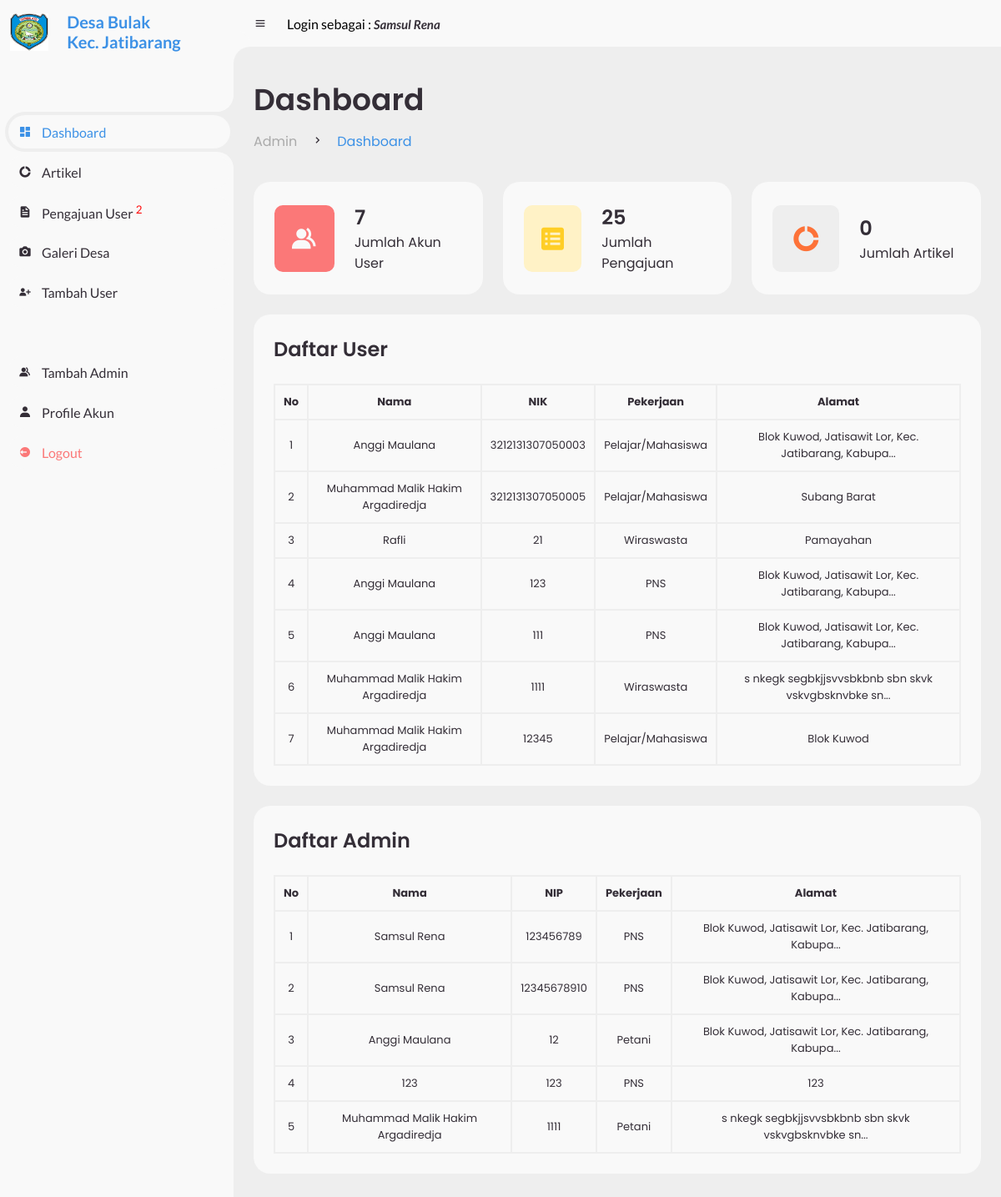
Screenshot of /admin/ (signed in) with the database file from the repository.
### tables this page shows
CREATE TABLE `user` (
  `user_id` int(11) NOT NULL,
  `nama` varchar(255) NOT NULL,
  `nik` varchar(20) NOT NULL,
  `tempat_lahir` varchar(255) NOT NULL,
  `tanggal_lahir` date NOT NULL,
  `jenis_kelamin` varchar(255) NOT NULL,
  `agama` varchar(255) NOT NULL,
  `alamat` varchar(255) NOT NULL,
  `pekerjaan` varchar(255) NOT NULL,
  `pendidikan` varchar(255) NOT NULL,
  `status_pernikahan` varchar(255) NOT NULL,
  `password` varchar(255) NOT NULL
);

### admin/index.php (the view, shortened to what this page needs)
<?php
require '../config/db.php';
$nip = $_SESSION['nip'];
$sql = "SELECT * FROM admin WHERE nip = '$nip'";
$result = mysqli_query($conn, $sql);
$userData = mysqli_fetch_assoc($result);
$displayName = $userData['nama'];
$sql = "SELECT COUNT(*) as total_artikel FROM artikel";
$result = $conn->query($sql);
if ($result->num_rows > 0) {
    $row = $result->fetch_assoc();
    $total_artikel = $row['total_artikel'];
} else {
    $total_artikel = 0;
}
$sql = "SELECT COUNT(*) as total_pengajuan FROM pengajuan";
$result = $conn->query($sql);
if ($result->num_rows > 0) {
    $row = $result->fetch_assoc();
    $total_pengajuan = $row['total_pengajuan'];
} else {
    $total_pengajuan = 0;
}
$sql_users_count = "SELECT COUNT(*) as total_user FROM user";
$result_users_count = $conn->query($sql_users_count);
if ($result_users_count->num_rows > 0) {
    $row_users_count = $result_users_count->fetch_assoc();
    $total_user = $row_users_count['total_user'];
} else {
    $total_user = 0;
}
$sql_users = "SELECT user_id, nama, nik, pekerjaan, alamat FROM user";
$result_users = $conn->query($sql_users);
$sql_admins = "SELECT admin_id, nama, nip, pekerjaan, alamat FROM admin";
$result_admins = $conn->query($sql_admins);
$jumlah_pengajuan_baru = "SELECT COUNT(*) as total_pengajuan_user FROM pengajuan WHERE status = 'Pending'";
$hasil = mysqli_query($conn, $jumlah_pengajuan_baru);
$total_pengajuan_user = 0;
if ($hasil && mysqli_num_rows($hasil) > 0) {
    $row = mysqli_fetch_assoc($hasil);
    $total_pengajuan_user = $row['total_pengajuan_user'];
}
?>
<?php include 'header.php' ?>
<body>
    <section id="sidebar">
        <?php include 'brand.php' ?>
        <ul class="side-menu top">
            <li class="active">
                <a href="#">
                    <i class='bx bxs-dashboard' ></i>
                    <span class="text">Dashboard</span>
                </a>
            </li>
            <li>
                <a href="artikel.php">
                    <i class='bx bxs-doughnut-chart' ></i>
                    <span class="text">Artikel</span>
                </a>
            </li>
            <li>
                <a href="pengajuan_user.php">
                    <i class='bx bxs-file' ></i>
                    <span class="text">Pengajuan User
                        <?php if ($total_pengajuan_user > 0): ?>
                            <sup><?php echo $total_pengajuan_user; ?></sup>
                        <?php endif; ?>
                    </span>
                </a>
            </li>
            <li>
                <a href="galeri.php">
                    <i class='bx bxs-camera' ></i>
                    <span class="text">Galeri Desa</span>
                </a>
            </li>
            <li>
                <a href="tambah_user.php">
                    <i class='bx bxs-user-plus' ></i>
                    <span class="text">Tambah User</span>
                </a>
            </li>
        </ul>
        <ul class="side-menu">
            <li>
                <a href="tambah_admin.php">
                    <i class='bx bxs-group' ></i>
                    <span class="text">Tambah Admin</span>
                </a>
            </li>
            <li>
                <a href="profile_akun.php">
                    <i class='bx bxs-user' ></i>
                    <span class="text">Profile Akun</span>
                </a>
            </li>
            <li>
                <a href="logout.php" class="logout">
                    <i class='bx bxs-log-out-circle' ></i>
                    <span class="text">Logout</span>
                </a>
            </li>
        </ul>
    </section>
    <section id="content">
        <?php include 'navbar.php' ?>
        <main>
            <div class="head-title">
                <div class="left">
                    <h1>Dashboard</h1>
                    <ul class="breadcrumb">
                        <li>
                            <a href="index.php">Admin</a>
                        </li>
                        <li><i class='bx bx-chevron-right' ></i></li>
                        <li>
                            <a class="active" href="index.php">Dashboard</a>
                        </li>
                    </ul>
                </div>
            </div>
            <ul class="box-info">
                <li>
                    <i class='bx bxs-group' ></i>
                    <span class="text">
                        <h3><?php echo $total_user; ?></h3>
                        <p>Jumlah Akun User</p>
                    </span>
                </li>
                <li>
                    <i class='bx bxs-spreadsheet' ></i>
                    <span class="text">
                        <h3><?php echo $total_pengajuan ?></h3>
                        <p>Jumlah Pengajuan</p>
                    </span>
                </li>
                <li>
                    <i class='bx bxs-doughnut-chart' ></i>
                    <span class="text">
                    <h3><?php echo $total_artikel; ?></h3>
                        <p>Jumlah Artikel</p>
                    </span>
                </li>
            </ul>
            <div class="table-data">
                <div class="order">
                    <div class="head">
                        <h3>Daftar User</h3>
                    </div>
                    <table>
                        <thead>
                            <tr>
                                <th>No</th>
                                <th>Nama</th>
                                <th>NIK</th>
                                <th>Pekerjaan</th>
                                <th>Alamat</th>
                            </tr>
                        </thead>
                        <tbody>
                            <?php
                            if ($result_users->num_rows > 0) {
                                $no = 1;
                                while($row = $result_users->fetch_assoc()) {
                                    $alamat = isset($row['alamat']) ? $row['alamat'] : '';
                                    if (strlen($alamat) > 50) {
                                        $alamat = substr($alamat, 0, 50) . '...';
                                    }
                                    echo "<tr>";
                                    echo "<td>" . $no++ . "</td>";
                                    echo "<td><p>" . htmlspecialchars($row["nama"]) . "</p></td>";
                                    echo "<td>" . htmlspecialchars($row["nik"]) . "</td>";
                                    echo "<td>" . htmlspecialchars($row["pekerjaan"]) . "</td>";
                                    echo "<td>" . htmlspecialchars($alamat) . "</td>";
                                    echo "</tr>";
                                }
                            } else {
                                echo "<tr><td colspan='5'>No data available</td></tr>";
                            }
                            ?>
                        </tbody>
                    </table>
                </div>
            </div>
            <div class="table-data">
                <div class="order">
                    <div class="head">
                        <h3>Daftar Admin</h3>
                    </div>
                    <table>
                        <thead>
                            <tr>
                                <th>No</th>
                                <th>Nama</th>
                                <th>NIP</th>
                                <th>Pekerjaan</th>
                                <th>Alamat</th>
                            </tr>
                        </thead>
                        <tbody>
                            <?php
                            if ($result_admins->num_rows > 0) {
                                $no = 1;
                                while($row = $result_admins->fetch_assoc()) {
                                    $alamat = isset($row['alamat']) ? $row['alamat'] : '';
                                    if (strlen($alamat) > 50) {
                                        $alamat = substr($alamat, 0, 50) . '...';
                                    }
                                    echo "<tr>";
                                    echo "<td>" . $no++ . "</td>";
                                    echo "<td><p>" . htmlspecialchars($row["nama"]) . "</p></td>";
                                    echo "<td>" . htmlspecialchars($row["nip"]) . "</td>";
                                    echo "<td>" . htmlspecialchars($row["pekerjaan"]) . "</td>";
                                    echo "<td>" . htmlspecialchars($alamat) . "</td>";
                                    echo "</tr>";
                                }
                            } else {
                                echo "<tr><td colspan='5'>No data available</td></tr>";
                            }
                            ?>
                        </tbody>
                    </table>
                </div>
            </div>
        </main>
    </section>
</body>
</html>

### admin/navbar.php (shortened to what this page needs)
<nav>
    <i class='bx bx-menu'></i>
    <p>Login sebagai : <a href="#" class="nav-link"><i><?php echo htmlspecialchars($displayName, ENT_QUOTES, 'UTF-8'); ?></i></a></p>
</nav>

### rows the page displays
user: nama "Anggi Maulana", nik "3212131307050003", pekerjaan "Pelajar/Mahasiswa", alamat "Blok Kuwod, Jatisawit Lor, Kec. Jatibarang, Kabupa..."
user: nama "Muhammad Malik Hakim Argadiredja", nik "3212131307050005", pekerjaan "Pelajar/Mahasiswa", alamat "Subang Barat"
user: nama "Rafli", nik "21", pekerjaan "Wiraswasta", alamat "Pamayahan"
user: nama "Anggi Maulana", nik "123", pekerjaan "PNS", alamat "Blok Kuwod, Jatisawit Lor, Kec. Jatibarang, Kabupa..."
user: nama "Anggi Maulana", nik "111", pekerjaan "PNS", alamat "Blok Kuwod, Jatisawit Lor, Kec. Jatibarang, Kabupa..."
user: nama "Muhammad Malik Hakim Argadiredja", nik "1111", pekerjaan "Wiraswasta", alamat "s nkegk segbkjjsvvsbkbnb sbn skvk vskvgbsknvbke sn..."
user: nama "Muhammad Malik Hakim Argadiredja", nik "12345", pekerjaan "Pelajar/Mahasiswa", alamat "Blok Kuwod"

### other values shown
$total_pengajuan_user "2"
$displayName "Samsul Rena"
$total_user "7"
$total_pengajuan "25"
$total_artikel "0"
$row["nama"] "Samsul Rena"
$row["nip"] "123456789"
$row["pekerjaan"] "PNS"
$alamat "Blok Kuwod, Jatisawit Lor, Kec. Jatibarang, Kabupa..."
$row["nip"] "12345678910"
$row["nama"] "Anggi Maulana"
$row["nip"] "12"
$row["pekerjaan"] "Petani"
$row["nama"] "123"
$row["nip"] "123"
